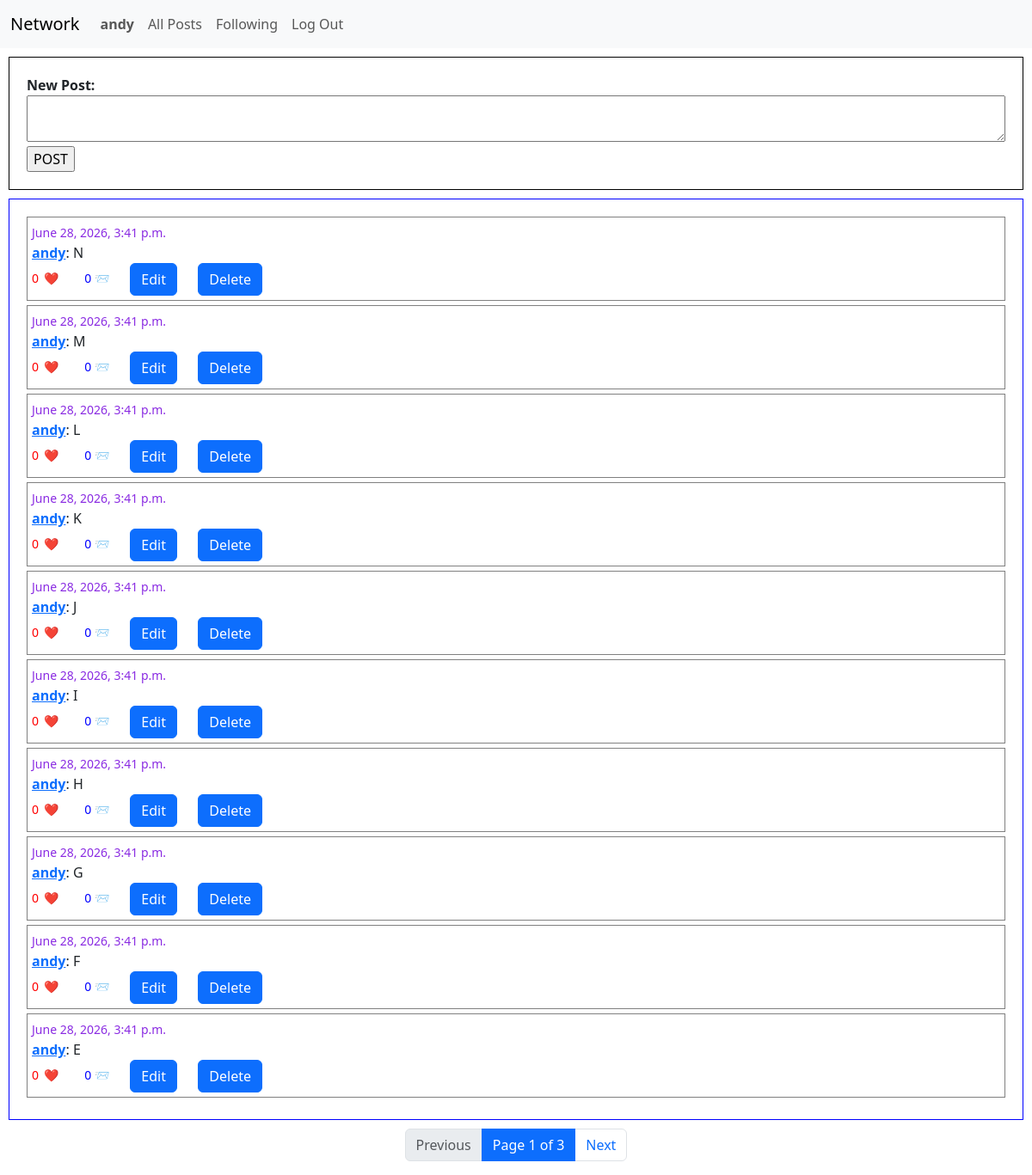
/ (signed in), run on the app's committed database.
### network/models.py (models this page shows, shortened)
class User(AbstractUser):
    following = models.ManyToManyField("self", symmetrical=False, blank=True, related_name="followers")
    pass

class Post(models.Model):
    user = models.ForeignKey(User, on_delete=models.CASCADE, related_name="posts")
    content = models.TextField()
    timestamp = models.DateTimeField(auto_now_add=True)

### network/views.py (the view)
# urls.py: path("", views.index, name="index"),
def index(request):
    posts = Post.objects.all().order_by("-timestamp")
    paginator = Paginator(posts, 10)
    pageNumber = request.GET.get('page', 1)
    pageObject = paginator.get_page(pageNumber)
    return render(request, "network/index.html", {
        "posts":pageObject,
    })

### network/templates/network/index.html (shortened to what this page needs)
{% extends "network/layout.html" %}
{% load static %}
{% block body %}
    {% if user.is_authenticated %}
        <div class="newpost-container">
            <form id="newpost" method="post" class="newpost-form newpost-element" action="{% url 'newpost' %}">
                <strong id="newpost-label" class="newpost-label newpost-element">New Post:</strong>
                <textarea id="newpost-content" class="newpost-textarea newpost-element" name="content" required> </textarea>
                <input id="newpost-submit" class="newpost-submit newpost-element" type="submit" value="POST">
            </form>
        </div>
    {% endif %}
    <div id="posts-container" class="posts-container">
        {% for post in posts %}
            <div class="individual-post">
                <small style="color:blueviolet;">{{post.timestamp}}</small><br>
                <strong><a href="{% url 'profile' post.user.username %}">{{post.user.username}}</a></strong>: <span class="post-content">{{post.content}}</span> <br>
                <small style="color:red;"><span class="likescount">{{post.likes.count}}</span><button data-id="{{post.id}}" class="likebutton">❤️</button></small>
                <small style="color:blue;">{{post.comments.count}} 📨</small>
                {% if user == post.user %}
                    <button class="btn btn-primary post-edit-button" data-content="{{post.content}}" data-id="{{post.id}}">Edit</button>
                    <button class="btn btn-primary post-delete-button" data-id="{{post.id}}">Delete</button>
                {% endif %}
            </div>
        {% empty %}
            <strong> No posts yet!!! </strong>
        {% endfor %}
    </div>
    <nav aria-label="Page navigation">
        <ul class="pagination justify-content-center">
            {% if posts.has_previous %}
                <li class="page-item">
                    <a class="page-link" href="?page={{ posts.previous_page_number }}">Previous</a>
                </li>
            {% else %}
                <li class="page-item disabled">
                    <span class="page-link">Previous</span>
                </li>
            {% endif %}
            <li class="page-item active" aria-current="page">
                <span class="page-link">
                    Page {{ posts.number }} of {{ posts.paginator.num_pages }}
                </span>
            </li>
            {% if posts.has_next %}
                <li class="page-item">
                    <a class="page-link" href="?page={{ posts.next_page_number }}">Next</a>
                </li>
            {% else %}
                <li class="page-item disabled">
                    <span class="page-link">Next</span>
                </li>
            {% endif %}
        </ul>
    </nav>
{% endblock %}

### network/templates/network/layout.html (shortened to what this page needs)
{% load static %}
<!DOCTYPE html>
<html lang="en">
    <head>
        <link href="https://cdn.jsdelivr.net/npm/bootstrap@5.3.3/dist/css/bootstrap.min.css" rel="stylesheet">
        <link href="{% static 'network/styles.css' %}" rel="stylesheet">
    </head>
    <body>
        <nav class="navbar navbar-expand-lg bg-light">
            <div class="container-fluid"> <a class="navbar-brand" href="{% url 'index' %}">Network</a>
                <div class="collapse navbar-collapse" id="navbarNav">
                    <ul class="navbar-nav me-auto mb-2 mb-lg-0">
                        {% if user.is_authenticated %}
                            <li class="nav-item">
                                <a class="nav-link" href="{% url 'profile' user.username %}"><strong>{{ user.username }}</strong></a>
                            </li>
                        {% endif %}
                        <li class="nav-item">
                            <a class="nav-link" href="{% url 'index' %}">All Posts</a>
                        </li>
                        {% if user.is_authenticated %}
                            <li class="nav-item">
                                <a class="nav-link" href="{% url 'following' %}">Following</a>
                            </li>
                            <li class="nav-item">
                                <a class="nav-link" href="{% url 'logout' %}">Log Out</a>
                            </li>
                        {% endif %}
                    </ul>
                </div>
            </div>
        </nav>
        <div class="body">
            {% block body %}
            {% endblock %}
        </div>
    </body>
</html>

### network/static/network/styles.css (style rules this page uses)
.newpost-container { height:auto; width: auto; border: 1px solid black; margin: 10px; padding: 20px; margin-right: 10px; }
.newpost-element { display: block; }
.newpost-textarea { margin-bottom: 5px; width: 100%; }
.posts-container { height:auto; width: auto; border: 1px solid blue; margin: 10px; padding: 20px; margin-right: 10px; }
.individual-post { border: 1px solid gray; margin-bottom: 5px; padding: 5px; }
.likebutton { border:none; background-color: transparent; }

### data on the page
User: username "andy"
Post: timestamp "June 28, 2026, 3:41 p.m.", user.username "andy", content "N", likes.count "0", comments.count "0"
Post: timestamp "June 28, 2026, 3:41 p.m.", user.username "andy", content "M", likes.count "0", comments.count "0"
Post: timestamp "June 28, 2026, 3:41 p.m.", user.username "andy", content "L", likes.count "0", comments.count "0"
Post: timestamp "June 28, 2026, 3:41 p.m.", user.username "andy", content "K", likes.count "0", comments.count "0"
Post: timestamp "June 28, 2026, 3:41 p.m.", user.username "andy", content "J", likes.count "0", comments.count "0"
Post: timestamp "June 28, 2026, 3:41 p.m.", user.username "andy", content "I", likes.count "0", comments.count "0"
Post: timestamp "June 28, 2026, 3:41 p.m.", user.username "andy", content "H", likes.count "0", comments.count "0"
Post: timestamp "June 28, 2026, 3:41 p.m.", user.username "andy", content "G", likes.count "0", comments.count "0"
Post: timestamp "June 28, 2026, 3:41 p.m.", user.username "andy", content "F", likes.count "0", comments.count "0"
Post: timestamp "June 28, 2026, 3:41 p.m.", user.username "andy", content "E", likes.count "0", comments.count "0"

### other printed values
{{ posts.number }} "1"
{{ posts.paginator.num_pages }} "3"
